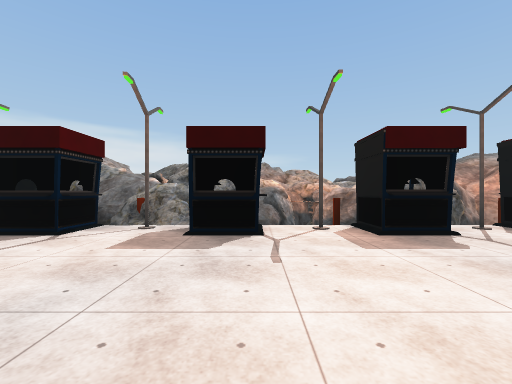
[1] (above)

21 first-person views from a walk through a Unity game level. The camera is 1.37 m above the floor, looks level and sees 90° across. The floor is counted in squares, 2.2 m on a side. Each view is taken from the middle of a square. On the plan, view 1 faces up. The plan holds only what a view shows up to about 9 squares ahead; the rest is blank. The place goes on beyond the plan. The player character is not drawn. Some surface patterns are stand-ins.

[2]
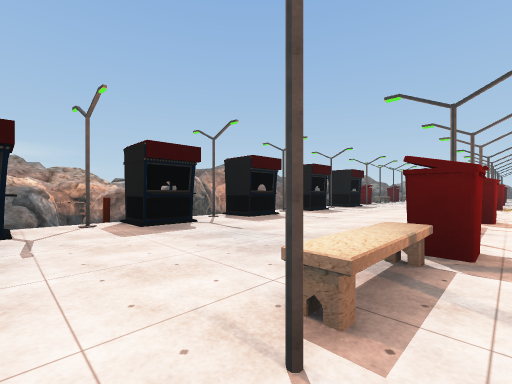

[3]
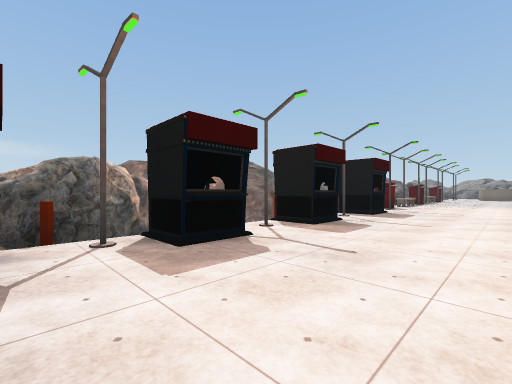

[4]
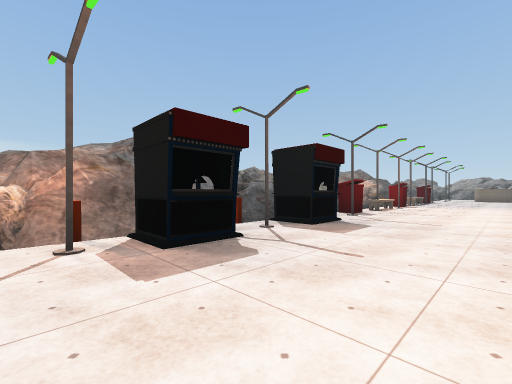

[5]
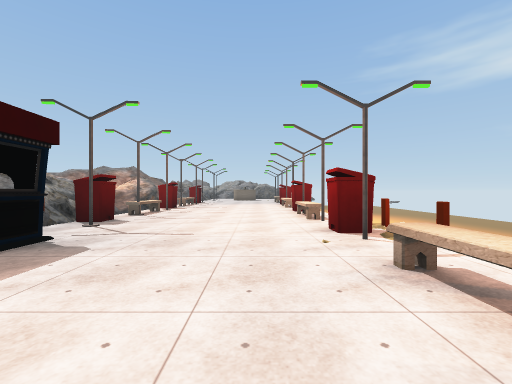

[6]
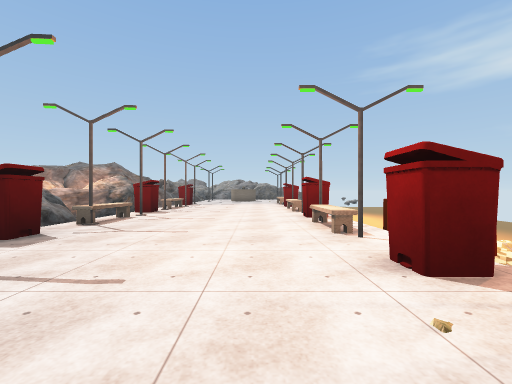

[7]
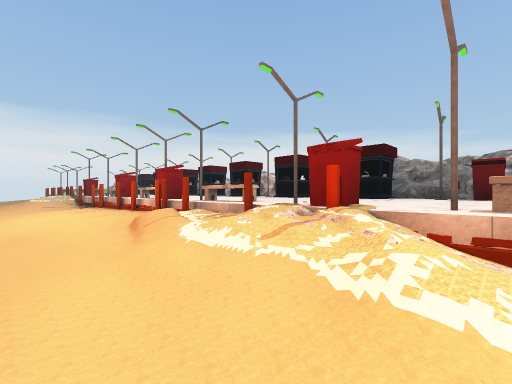

[8]
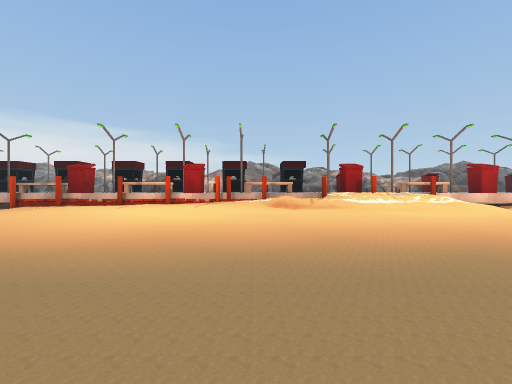

[9]
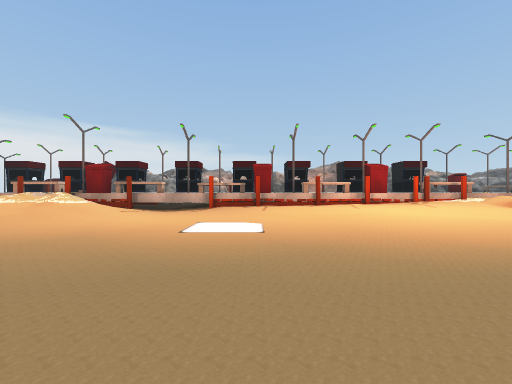

[10]
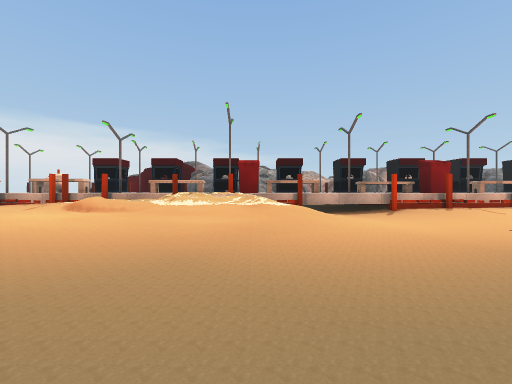

[11]
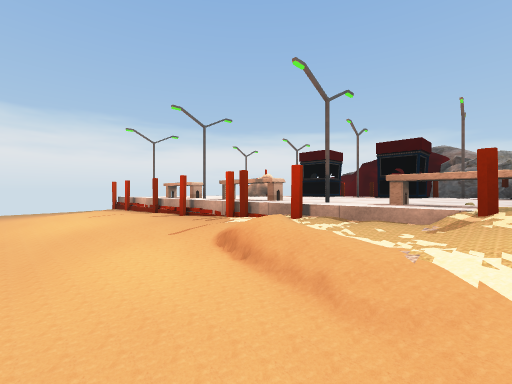

[12]
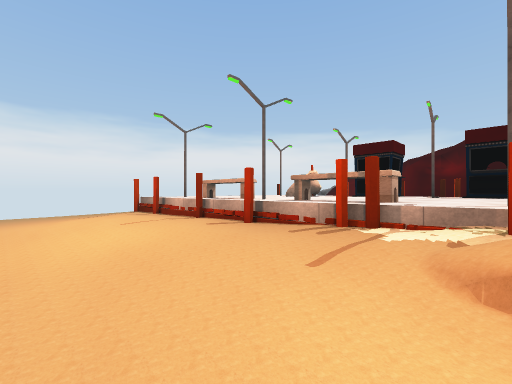

[13]
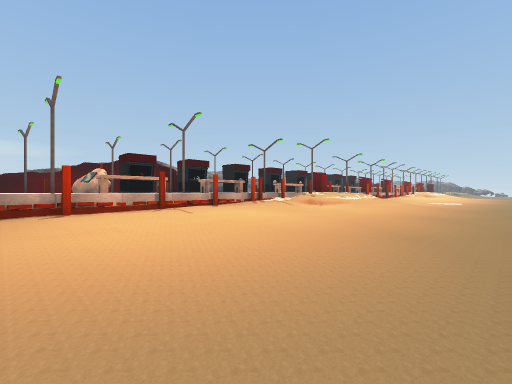

[14]
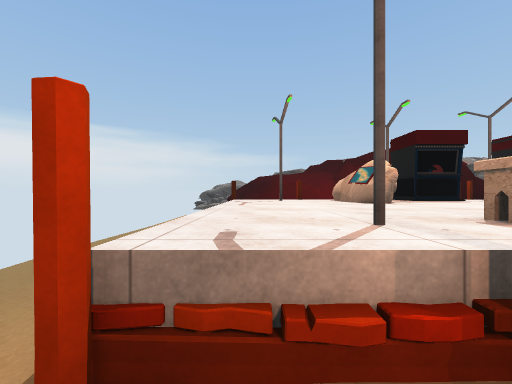

[15]
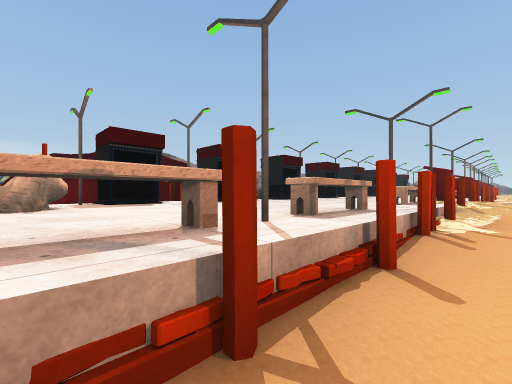

[16]
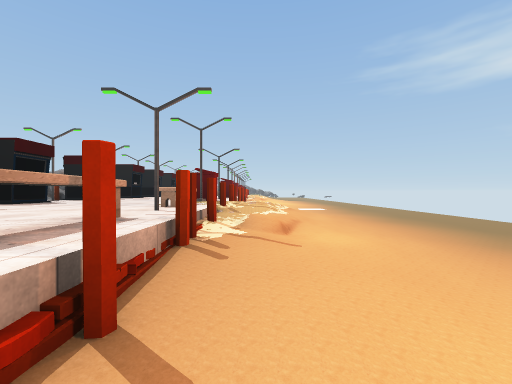

[17]
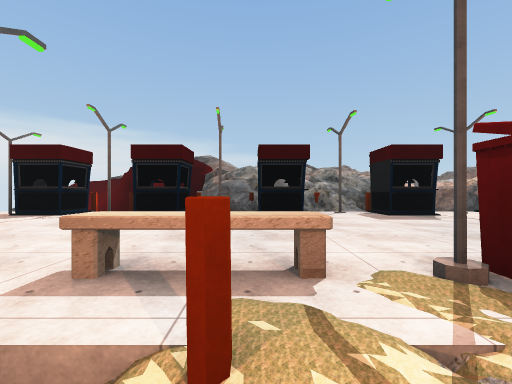

[18]
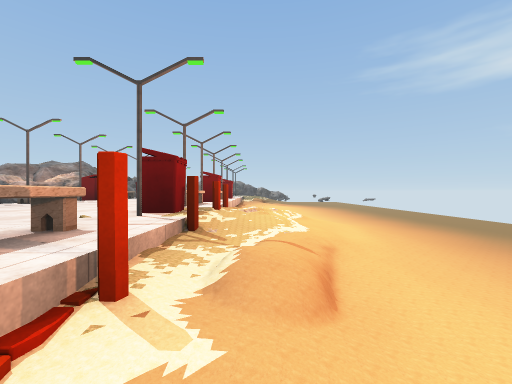

[19]
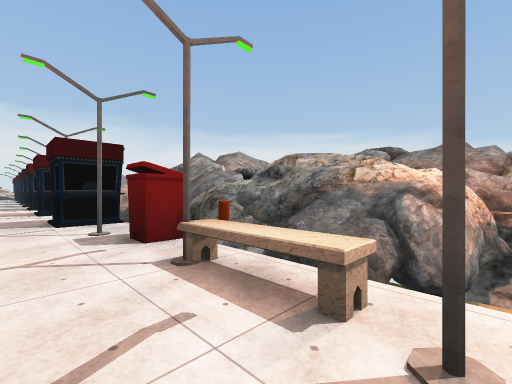

[20]
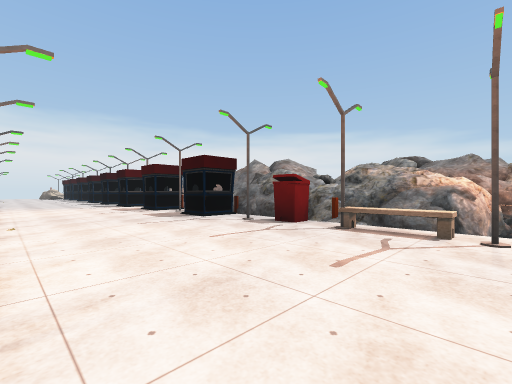

[21]
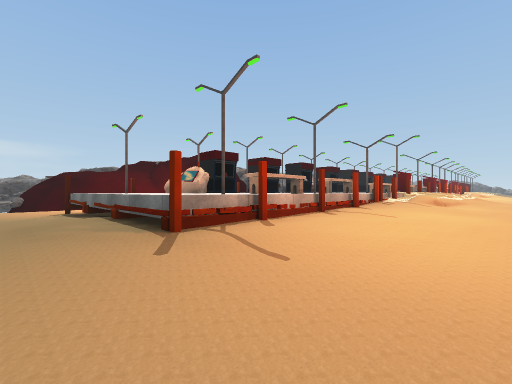

### Floor plan
Key: @ floor where view 1 was taken; # wall or solid block; x gap in a wall; . main floor; : floor 0.25 m higher than the main floor; + floor 0.5 m higher than the main floor; * floor 1.25 m higher than the main floor; % floor 3 m higher than the main floor; & floor 3.5 m higher than the main floor; $ floor 4 m higher than the main floor; / step, stairs or slope; = window, fence, low wall or low ledge; ~ liquid the walk can cross; v drop or lower ground; O other object.
Columns run from 15 left of view 1 to 17 right of it. Each row starts with its distance up from view 1.
  9                =O              #O
  8      #               O#        O
  7      ###   O  $&vOOOOO##    O###O
  6 ...    ####O %=  OOOO v#####OO#OO
  5 ..=#==###O#OO=OOvOOO#OO#=##OOOOOv
  4 ..*OOO#*OOO#OO#OO#OOOOOOOOO*O*OOO
  3 ..**O****************************
  2 .:*******************************
  1 /:*******************************
  0 .:*O**OO*OOOO*O@OO*OOOO*OOO**OOO*
 -1 .#//#Ox##/OO/O#/#OO/##O=#//O/##/*
 -2 .:/+++++/////=//./:/++++//////
 -3 ..//++//////////..//++////////
 -4 ....//////:////.....///:///////..
 -5   ...............~~..............
 -6   ...............................
 -7   ............. ..... ..... .....
 -8            ....  ...   ...   ....
 -9             ...   .     .     ...

Where each view was taken, in squares from view 1:
view 1: 0 up, 0 right, facing up
view 2: 1 down, 0 right, facing up-right
view 3: 1 up, 3 right, facing up-right
view 4: 1 up, 6 right, facing up-right
view 5: 1 up, 8 right, facing right
view 6: 1 up, 10 right, facing right
view 7: 4 down, 14 right, facing up-left
view 8: 9 down, 9 right, facing up
view 9: 9 down, 3 right, facing up
view 10: 8 down, 2 left, facing up
view 11: 4 down, 4 left, facing up-left
view 12: 4 down, 6 left, facing up-left
view 13: 7 down, 13 left, facing up-right
view 14: 2 down, 13 left, facing up
view 15: 2 down, 11 left, facing up-right
view 16: 2 down, 10 left, facing right
view 17: 2 down, 4 left, facing up
view 18: 2 down, 8 right, facing right
view 19: 3 up, 17 right, facing up-left
view 20: 0 up, 17 right, facing up-left
view 21: 4 down, 15 left, facing up-right
